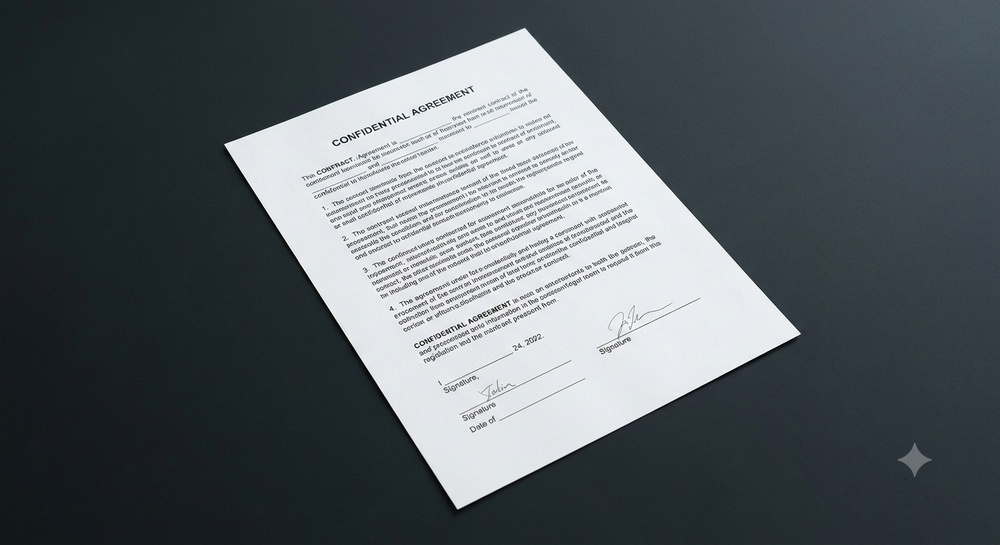
#> input picture Day-16/input/document.jpg, 1000 x 545 px, shrunk from 1408 x 768 before the run
$ python -i boundary_detector_app.py   (imports and definitions only)
#> lines starting #> are read from the running program, lines starting #| are printed output that depends on the picture; after the words box and inside, x2 and y2 are one past the last pixel; in counts of white or black regions, pixels touching at a corner belong together
import os
import numpy as np
import cv2
import gradio as gr

SCRIPT_DIR = os.path.dirname(os.path.abspath(__file__))


def resolve(filename):
    return os.path.join(SCRIPT_DIR, filename)


def detect_boundary(input_image):
    if input_image is None:
        return None, "Please upload an image before proceeding."

    try:
        if not isinstance(input_image, np.ndarray) or input_image.ndim not in (2, 3):
            return None, "Invalid file. Please upload a valid image."
    except Exception:
        return None, "Invalid file. Please upload a valid image."

    try:
        img_bgr = cv2.cvtColor(input_image, cv2.COLOR_RGB2BGR)
#> img_bgr is the input picture: shape (545, 1000, 3); mean B, G, R 98.9, 94.5, 87.4

        # Grayscale, blur, Canny
        gray = cv2.cvtColor(img_bgr, cv2.COLOR_BGR2GRAY)
        blurred = cv2.GaussianBlur(gray, (5, 5), 0)
        edges = cv2.Canny(blurred, 50, 150)
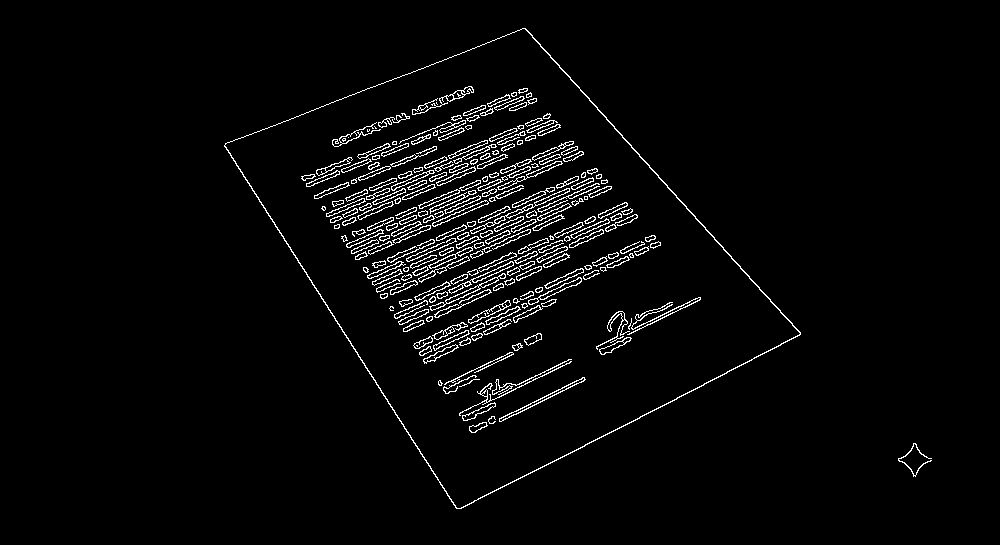
#> edges: shape (545, 1000); 3.1% white in thin lines or dots, all inside (x1, y1, x2, y2) = (224, 28, 932, 509)

        # Morphological closing - fills small gaps in the edge lines
        # so the document outline forms one continuous contour
        kernel = np.ones((5, 5), np.uint8)
        closed = cv2.morphologyEx(edges, cv2.MORPH_CLOSE, kernel)
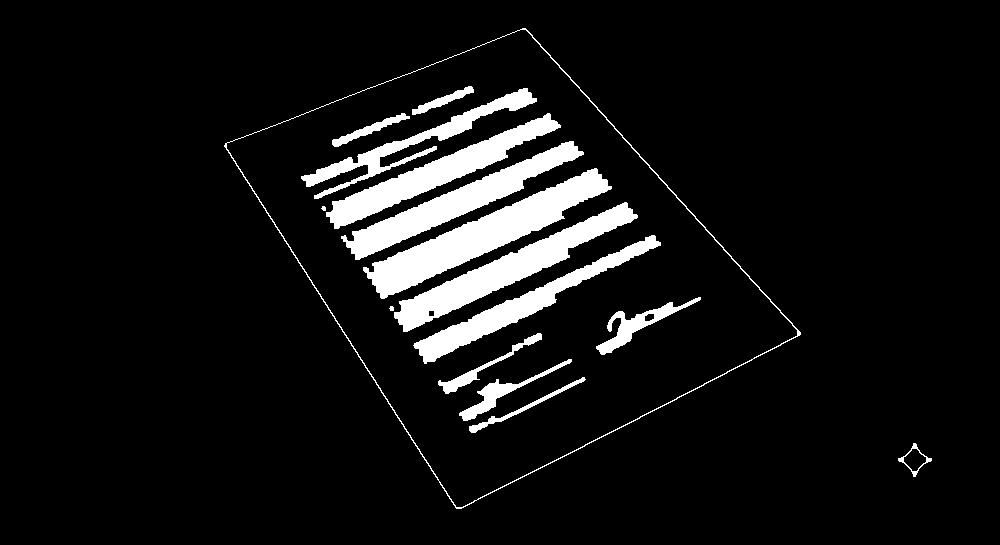
#> closed: shape (545, 1000); 7.7% white; 16 white regions (1 under 20 px)

        # Find the largest contour - assumed to be the document
        contours, _ = cv2.findContours(closed, cv2.RETR_LIST, cv2.CHAIN_APPROX_SIMPLE)
#> contours = 20 contours, 2 with area under 20; largest, box (x1, y1, x2, y2) and area: (224, 28, 801, 509) 145834, (226, 29, 798, 508) 145135, (363, 168, 612, 299) 8064, (394, 202, 638, 332) 6366, (341, 141, 584, 260) 5746
        image_area = img_bgr.shape[0] * img_bgr.shape[1]
#> image_area = 545000
        contours = sorted(contours, key=cv2.contourArea, reverse=True)[:5]
#> contours = 5 contours; box (x1, y1, x2, y2) and area: (224, 28, 801, 509) 145834, (226, 29, 798, 508) 145135, (363, 168, 612, 299) 8064, (394, 202, 638, 332) 6366, (341, 141, 584, 260) 5746

        result = img_bgr.copy()
        boundary_found = False

        for contour in contours:
            if cv2.contourArea(contour) < 0.15 * image_area:
                continue
            cv2.drawContours(result, [contour], -1, (0, 255, 0), 3)
            boundary_found = True
            break
#> this loop made 1 pass
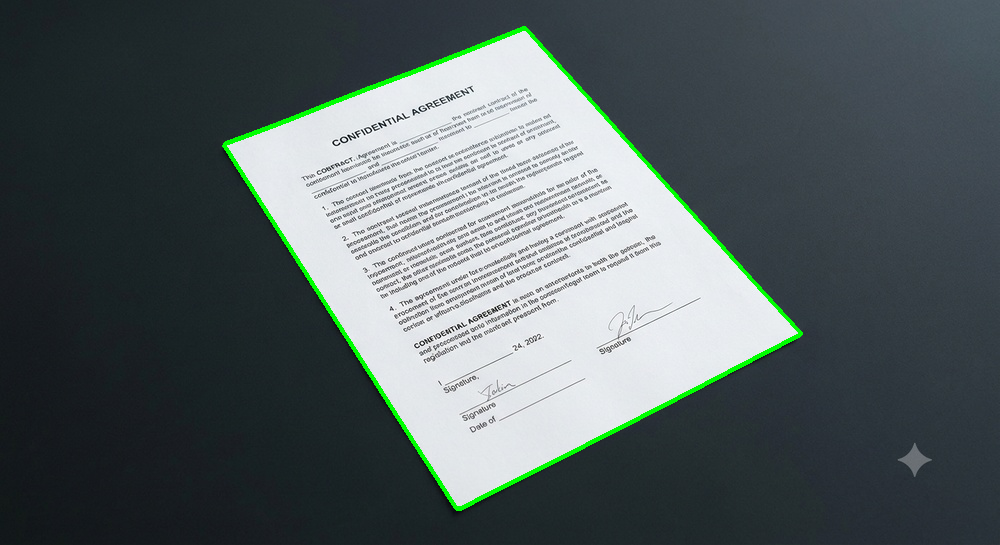
#> result: shape (545, 1000, 3); 1.21% of pixels changed, all inside (x1, y1, x2, y2) = (222, 26, 803, 511)

        result_rgb = cv2.cvtColor(result, cv2.COLOR_BGR2RGB)

        if boundary_found:
            status = "Processing completed successfully. Document boundary detected."
        else:
            status = "Processing completed. No confident document boundary found - showing original image."

        return result_rgb, status

    except Exception as e:
        return None, f"Something went wrong while processing the image: {e}"


# [25 lines not run here, left out]

>>> import cv2
>>> picture = cv2.cvtColor(cv2.imread('input/document.jpg'), cv2.COLOR_BGR2RGB)
>>> result = detect_boundary(picture)
